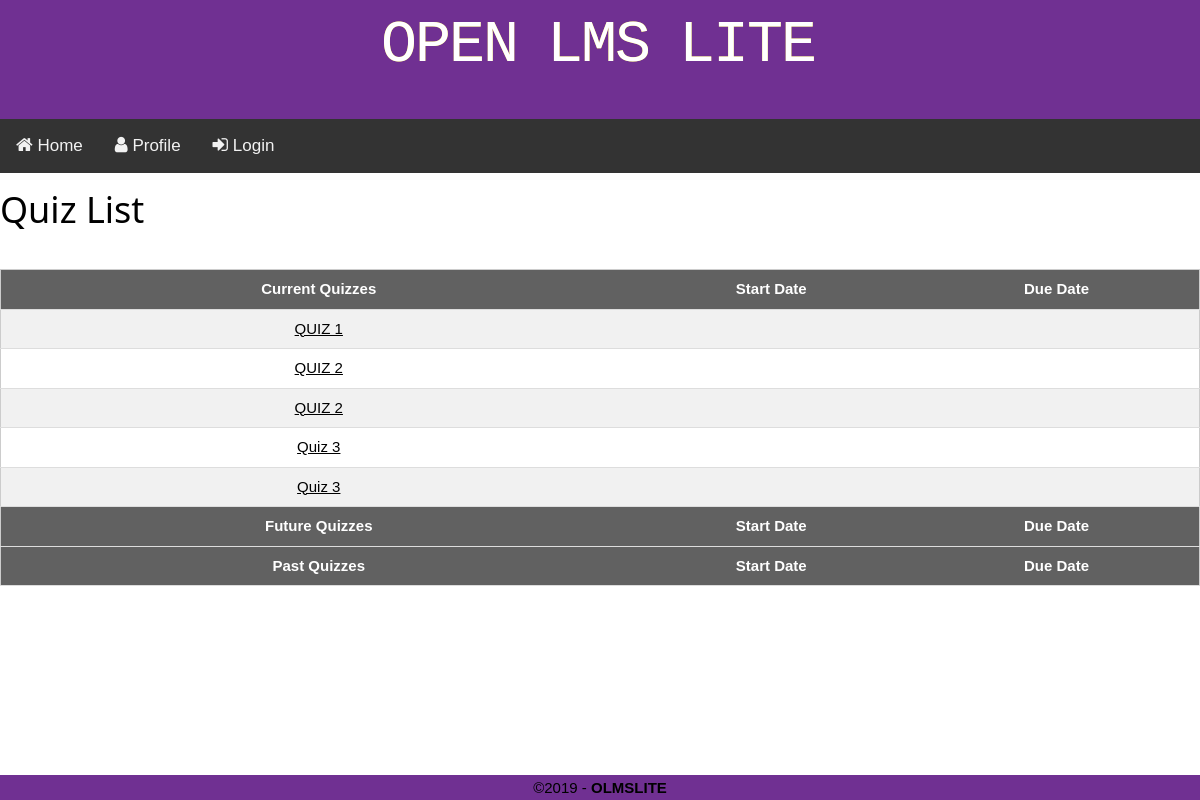
The app's page /courses/3/quizzes/, older data.
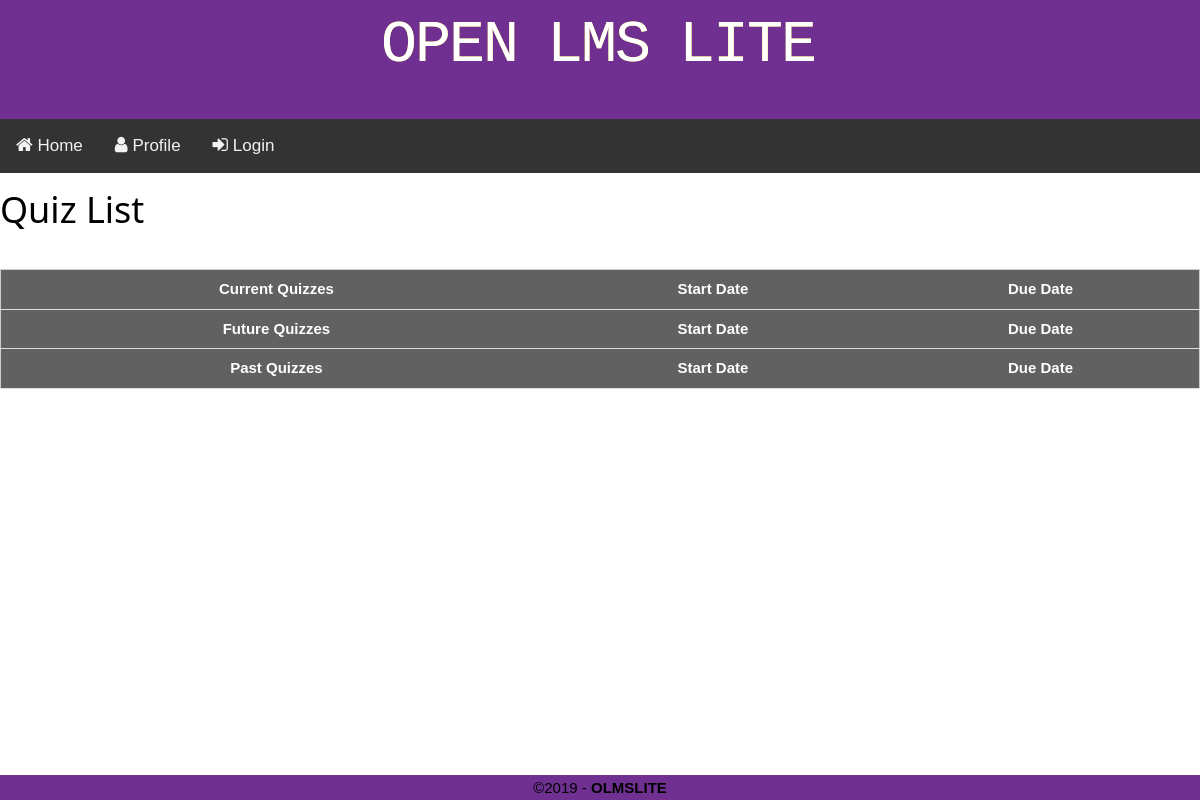
The same page, newer data.
### courses/models.py (models this page shows, shortened)
class Assignment(models.Model):
	assignment_name	= models.CharField(max_length=255, blank=True)
	open_date		= models.DateTimeField(blank=True)
	due_date		= models.DateTimeField(blank=True)
	prof			= models.ForeignKey('accounts.Professor', on_delete=models.CASCADE)
	course_id		= models.ForeignKey('courses.Course', on_delete=models.CASCADE)
	TYPE_CHOICES = (
		(2, 'homework'),
		(1, 'survey'),
		(0, 'quiz'),
	)
	type 			= models.SmallIntegerField(choices=TYPE_CHOICES, blank=True)

class Quiz(Assignment):
	grade_viewable = models.BooleanField()
	file = models.FileField(upload_to=quiz_upload_address, blank=True)

class Assignment(models.Model):
	assignment_name	= models.CharField(max_length=255, blank=True)
	open_date		= models.DateTimeField(blank=True)
	due_date		= models.DateTimeField(blank=True)
	prof			= models.ForeignKey('accounts.Professor', on_delete=models.CASCADE)
	course_id		= models.ForeignKey('courses.Course', on_delete=models.CASCADE)
	TYPE_CHOICES = (
		(2, 'homework'),
		(1, 'survey'),
		(0, 'quiz'),
	)
	type 			= models.SmallIntegerField(choices=TYPE_CHOICES, blank=True)

### courses/views.py (the view)
# urls.py: path('courses/<int:cid>/quizzes/',courseView.quiz_list_view, name='quiz_list'),
def quiz_list_view(request, cid):
	context_dict = {}
	quizzes = Course.objects.get(id=cid).quizes.all()
	context_dict['quizzes'] = quizzes
	return render(request, 'quiz_list_page.html', context_dict)

### templates/quiz_list_page.html
{% extends 'base.html' %}
{% block content %}
    <h1>Quiz List</h1><br>
    <table class="w3-table-all w3-centered">
    <tbody>
    <tr class="quiztablerow w3-dark-gray">
        <th class="tablerowheader">Current Quizzes</th>
        <th class="tablerowheader">Start Date</th>
        <th class="tablerowheader">Due Date</th>
    </tr>
    {% for Quiz in quizzes %}
        <tr>
            <td class="cQuizList"><a href="{%  url 'quiz_start' cid=Quiz.course_id.id id=Quiz.id %} ">{{ Quiz.assignment_name }}</a></td>
            <td class="cStartDate"></td>
            <td class="cDueDate"></td>
        </tr>
    {% endfor %}
    <tr class="quiztablerow w3-dark-gray">
        <th class="tablerowheader">Future Quizzes</th>
        <th class="tablerowheader">Start Date</th>
        <th class="tablerowheader">Due Date</th>
    </tr>
    <tr class="quiztablerow w3-dark-gray">
        <th class="tablerowheader">Past Quizzes</th>
        <th class="tablerowheader">Start Date</th>
        <th class="tablerowheader">Due Date</th>
    </tr>
    </tbody>
    </table>
{% endblock content %}

### templates/base.html (shortened to what this page needs)
{% load static %}
<!doctype html>
<html lang="en-US">
<head>
	<link rel="stylesheet" href="https://cdnjs.cloudflare.com/ajax/libs/font-awesome/4.7.0/css/font-awesome.min.css">
    <link rel="stylesheet" type = "text/css" href="{% static '/css/main.css' %}">
    <link rel="stylesheet" type = "text/css" href="{% static '/css/w3.css' %}">
    <link rel="stylesheet" type = "text/css" href="{% static '/css/logo.css' %}">
</head>
<body>
  <header id="titlebar">
  	<a href={% url 'index' %}>
        <pre class="logo" id="logo"><div class="wrapper" style="width: 34px; height: 90px; top: 0px;"><span class="letter-1">O</span><span class="letter-2">O</span></div><div class="wrapper" style="width: 34px; height: 90px; top: 0px;"><span class="letter-1">P</span><span class="letter-2">P</span></div><div class="wrapper" style="width: 34px; height: 90px; top: 0px;"><span class="letter-1">E</span><span class="letter-2">E</span></div><div class="wrapper" style="width: 34px; height: 90px; top: 0px;"><span class="letter-1">N</span><span class="letter-2">N</span></div><div class="wrapper" style="width: 30px; height: 0px; top: 0px;"></div><div class="wrapper" style="width: 34px; height: 90px; top: 0px;"><span class="letter-1">L</span><span class="letter-2">L</span></div><div class="wrapper" style="width: 34px; height: 90px; top: 0px;"><span class="letter-1">M</span><span class="letter-2">M</span></div><div class="wrapper" style="width: 34px; height: 90px; top: 0px;"><span class="letter-1">S</span><span class="letter-2">S</span></div><div class="wrapper" style="width: 30px; height: 0px; top: 0px;"></div><div class="wrapper" style="width: 34px; height: 90px; top: 0px;"><span class="letter-1">L</span><span class="letter-2">L</span></div><div class="wrapper" style="width: 34px; height: 90px; top: 0px;"><span class="letter-1">I</span><span class="letter-2">I</span></div><div class="wrapper" style="width: 34px; height: 90px; top: 0px;"><span class="letter-1">T</span><span class="letter-2">T</span></div><div class="wrapper" style="width: 34px; height: 90px; top: 0px;"><span class="letter-1">E</span><span class="letter-2">E</span></div></pre>
  {% block navbar %}
    <nav>
       <div class="topnav" id="myTopnav">
       <a href="{% url 'index' %}"><i class="fa fa-home" style="font-size:18px"></i> Home</a>
          <a href="{% url 'profile' %}"><i class="fa fa-user" style="font-size:18px"></i> Profile</a>
          {% if user.is_authenticated %}
              <a href="{% url 'logout' %}"><i class="fa fa-sign-out" style="font-size:18px"></i> Logout</a>
          {% else %}
            <a href="{% url 'login' %}"><i class="fa fa-sign-in" style="font-size:18px"></i> Login</a>
          {% endif %}
      </div>
    </nav>
  {% endblock navbar %}
  </header>
  {% block content %}
  {% endblock content %}
  <footer>
	<div class="copyright">&copy;2019 - <strong>OLMSLITE</strong></div>
  </footer>
</body>
</html>

### static/css/main.css (style rules this page uses)
* { box-sizing: border-box; margin: 0; padding: 0; outline: 0; font-size: 100%; vertical-align: baseline; background: transparent; }
body { margin: 0; font-family: Arial, Helvetica, sans-serif; }
a pre { margin: auto; margin-left: auto; }
footer { text-align: center; height: 25px; line-height: 25px; z-index: -1; bottom: 0; width: 100%; display: block; }
.logo { font-size: 60px; width: fit-content; color: #eaeaea; }
.topnav { overflow: hidden; background-color: #333; }
.topnav a { float: left; display: block; color: #f2f2f2; text-align: center; padding: 14px 16px; text-decoration: none; font-size: 17px; }
#titlebar { background-color: #703092; text-align: center; }
.copyright { text-align: center; background-color: #703092; height: 25px; line-height: 25px; position: fixed; bottom: 0; width: 100%; display: block; }

### static/css/w3.css (style rules this page uses)
html { box-sizing:border-box }
*,*:before,*:after { box-sizing:inherit }
html { -ms-text-size-adjust:100%;-webkit-text-size-adjust:100% }
body { margin:0 }
article,aside,details,figcaption,figure,footer,header,main,menu,nav,section,summary { display:block }
a { background-color:transparent;-webkit-text-decoration-skip:objects }
code,kbd,pre,samp { font-family:monospace,monospace;font-size:1em }
html,body { font-family:Verdana,sans-serif;font-size:15px;line-height:1.5 }
html { overflow-x:hidden }
h1 { font-size:36px }
h1,h2,h3,h4,h5,h6 { font-family:"Segoe UI",Arial,sans-serif;font-weight:400;margin:10px 0 }
a { color:inherit }
.w3-table,.w3-table-all { border-collapse:collapse;border-spacing:0;width:100%;display:table }
.w3-table-all { border:1px solid #ccc }
.w3-bordered tr,.w3-table-all tr { border-bottom:1px solid #ddd }
.w3-table-all tr:nth-child(odd) { background-color:#fff }
.w3-table-all tr:nth-child(even) { background-color:#f1f1f1 }
.w3-centered tr th,.w3-centered tr td { text-align:center }
.w3-table td,.w3-table th,.w3-table-all td,.w3-table-all th { padding:8px 8px;display:table-cell;text-align:left;vertical-align:top }
.w3-table th:first-child,.w3-table td:first-child,.w3-table-all th:first-child,.w3-table-all td:first-child { padding-left:16px }
.w3-dark-grey,.w3-hover-dark-grey:hover,.w3-dark-gray,.w3-hover-dark-gray:hover { color:#fff!important;background-color:#616161!important }

### static/css/logo.css (style rules this page uses)
#logo .wrapper { display: inline-block; top: -900px; position: relative; width: 90px; transition: ease 0.1s all; }
#logo .wrapper span { position: absolute; top: 0; right: 0; transition: ease 0.1s all; }
#logo .wrapper span.letter-2 { color: rgba(255, 252, 0, 0.84); }
#logo .wrapper span.letter-1 { color: rgb(255, 255, 255); z-index: 1; }

Row changes from the older to the newer data that the page shows:
removed Quiz: assignment_name "QUIZ 1"
removed Quiz: assignment_name "QUIZ 2"
removed Quiz: assignment_name "QUIZ 2"
removed Quiz: assignment_name "Quiz 3"
removed Quiz: assignment_name "Quiz 3"
